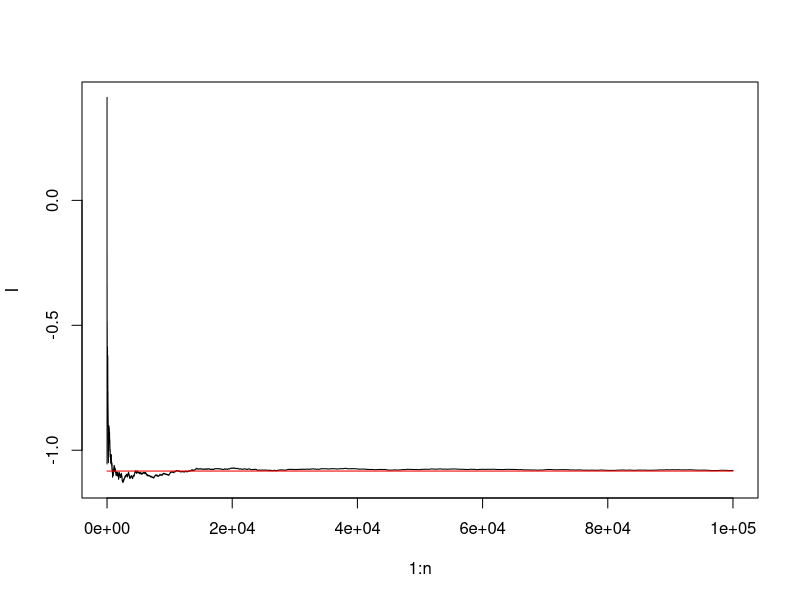
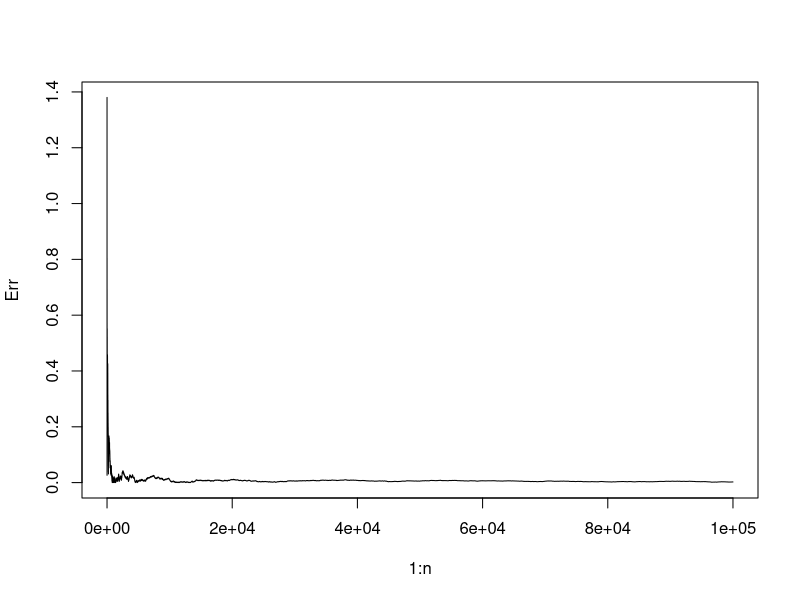
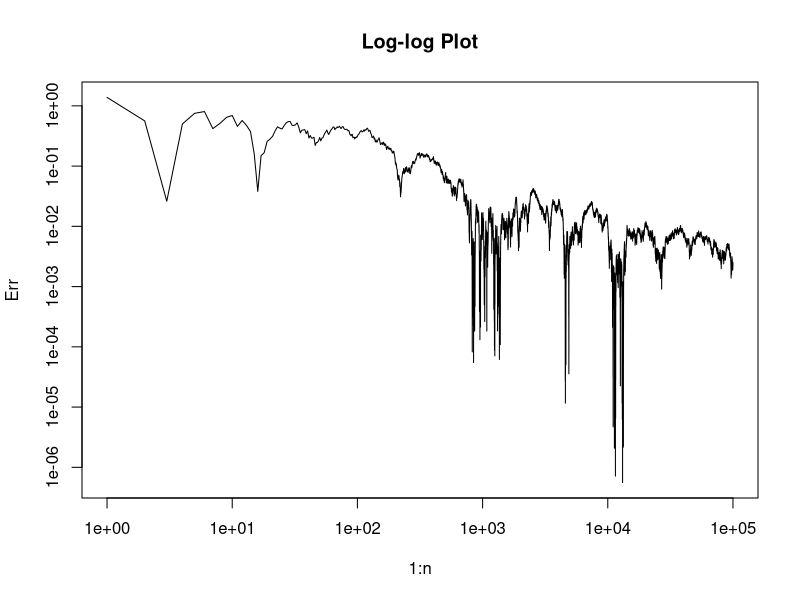
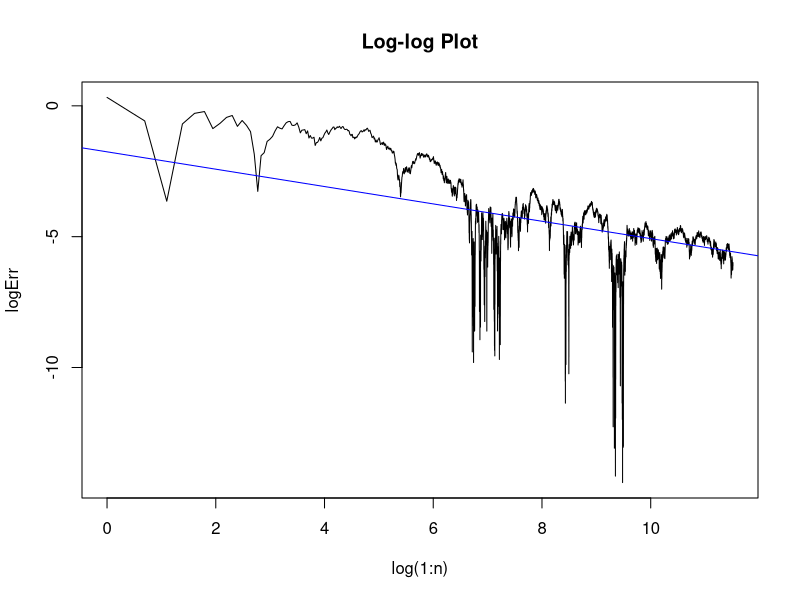

Reproduce these figures in R, in order.
mc_integral <- function(ftn, a, b, n) {
 # Monte Carlo integral of ftn over [a, b] using a sample of size n
 u <- runif(n, a, b)
 x <- ftn(u)
 return(cumsum(x)/(1:n)*(b-a))
}

f <- function(x) x^3 - 7*x^2 + 1
a=0
b=1
n=100000

I = mc_integral(f,a,b,n)
plot(1:n, I, type = "l")
#plot((floor(n/100)):n, I[(floor(n/100)):n], type = "l")
lines(c(1,n), c(-13/12, -13/12),col="red")

Err = abs((I-(-13/12))/(-13/12))
logErr = log(Err)

plot(1:n, Err, type = "l")
plot( 1:n, Err, log="xy", type = "l", main = "Log-log Plot")
plot(log(1:n), logErr, type = "l", main = "Log-log Plot")

lmErr = lm(logErr ~ log(1:n))
lmErr
abline(lmErr, untf=F, col="blue")


